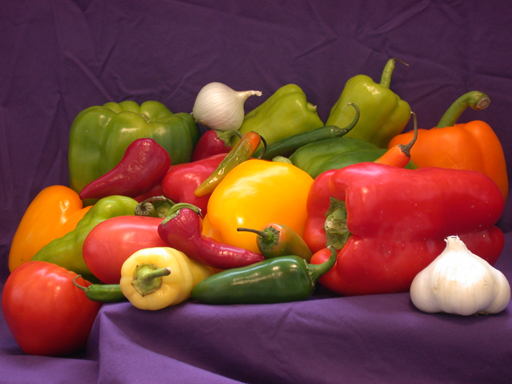
//> input picture opencv_histogram/image_source/sample_image.png, 512 x 384 px
$ ./hsv   (built with g++ and OpenCV 4)
//> lines starting //> are read from the running program, lines starting //| are printed output that depends on the picture
#include <opencv4/opencv2/opencv.hpp>
#include <opencv4/opencv2/highgui/highgui.hpp>
#include <opencv4/opencv2/imgproc/imgproc.hpp>
#include <opencv4/opencv2/imgcodecs/imgcodecs.hpp>
#include <iostream>

using namespace std;
using namespace cv;

int main(int argc, char** argv)
{
Mat src, hsv;

String imageName( "/run/media/xafold/Games and Software/Task/utsavp/opencv_histogram/image_source/sample_image.png" );

if (argc > 1)
{
    imageName = argv[1];
}

src = imread( imageName);
//> src is the input picture: 384 rows x 512 cols, CV_8UC3; mean B, G, R 57.6, 66.4, 120.8
cvtColor(src, hsv, COLOR_BGR2HSV);
//> hsv: 384 rows x 512 cols, CV_8UC3; mean H, S, V 102.4, 157.5, 122.7

if( src.empty() )
{ return -1; }

vector<Mat> hsv_planes;
split( hsv, hsv_planes );
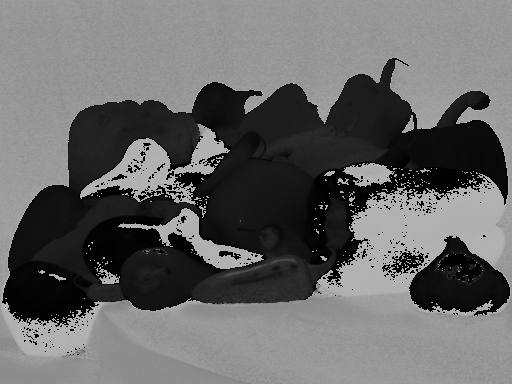
//> hsv_planes[0]: 384 rows x 512 cols, CV_8UC1; min 0, max 179, mean 102.4
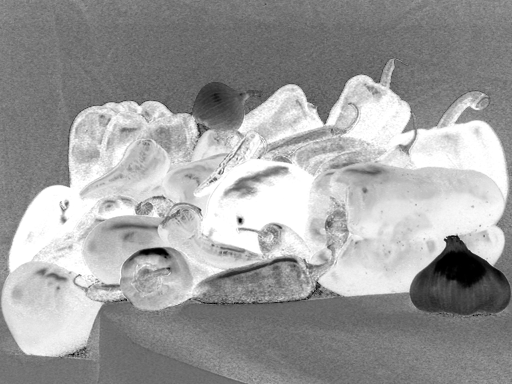
//> hsv_planes[1]: 384 rows x 512 cols, CV_8UC1; min 0, max 255, mean 157.5
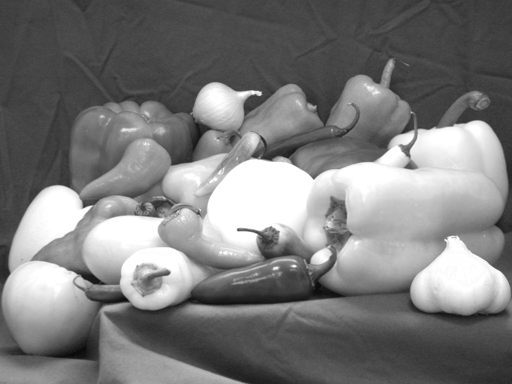
//> hsv_planes[2]: 384 rows x 512 cols, CV_8UC1; min 9, max 255, mean 122.7

int histSize = 256;

float range[] = { 0, 256 } ;
const float* histRange = { range };

bool uniform = true;
bool accumulate = false;

Mat h_hist, s_hist, v_hist;

// Calculating the histogram values for Three HSV channels
calcHist( &hsv_planes[0], 1, 0, Mat(), h_hist, 1, &histSize, &histRange, uniform, accumulate );
//> h_hist = 256 values, max 10187 at index 152, min 0 at index 85, mean 768
calcHist( &hsv_planes[1], 1, 0, Mat(), s_hist, 1, &histSize, &histRange, uniform, accumulate );
//> s_hist = 256 values, max 10753 at index 255, min 15 at index 7, mean 768
calcHist( &hsv_planes[2], 1, 0, Mat(), v_hist, 1, &histSize, &histRange, uniform, accumulate );
//> v_hist = 256 values, max 11232 at index 255, min 0 at index 0, mean 768

// Drawing the histograms for H, S and V
int hist_w = 512; int hist_h = 400;
int bin_w = cvRound( (double) hist_w/histSize );

Mat histImage( hist_h, hist_w, CV_8UC3, Scalar( 0,0,0) );

// Normalizing value of histogram
normalize(h_hist, h_hist, 0, histImage.rows, NORM_MINMAX, -1, Mat() );
//> h_hist = 256 values, max 400 at index 152, min 0 at index 85, mean 30.16
normalize(s_hist, s_hist, 0, histImage.rows, NORM_MINMAX, -1, Mat() );
//> s_hist = 256 values, max 400 at index 255, min 0 at index 7, mean 28.05
normalize(v_hist, v_hist, 0, histImage.rows, NORM_MINMAX, -1, Mat() );
//> v_hist = 256 values, max 400 at index 255, min 0 at index 0, mean 27.35

for( int i = 1; i < histSize; i++ )
{
    line( histImage, Point( bin_w*(i-1), hist_h - cvRound(h_hist.at<float>(i-1)) ) ,
                    Point( bin_w*(i), hist_h - cvRound(h_hist.at<float>(i)) ),
                    Scalar( 255, 0, 0), 2, 8, 0  );
    line( histImage, Point( bin_w*(i-1), hist_h - cvRound(s_hist.at<float>(i-1)) ) ,
                    Point( bin_w*(i), hist_h - cvRound(s_hist.at<float>(i)) ),
                    Scalar( 0, 255, 0), 2, 8, 0  );
    line( histImage, Point( bin_w*(i-1), hist_h - cvRound(v_hist.at<float>(i-1)) ) ,
                    Point( bin_w*(i), hist_h - cvRound(v_hist.at<float>(i)) ),
                    Scalar( 0, 0, 255), 2, 8, 0  );

}
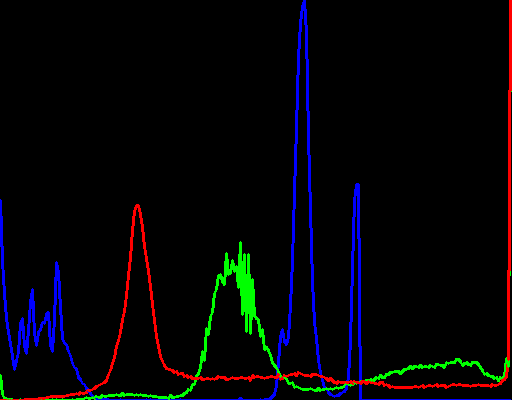
//> histImage: 400 rows x 512 cols, CV_8UC3; mean B, G, R 7.4, 3.9, 4.3
// Putting text in Histogram.
putText(histImage, "Hue (H)", Point(10, 30), FONT_HERSHEY_SIMPLEX, 0.5, Scalar(255, 0, 0), 2);
putText(histImage, "Saturation (S)", Point(10, 50), FONT_HERSHEY_SIMPLEX, 0.5, Scalar(0, 255, 0), 2);
putText(histImage, "Value (V)", Point(10, 70), FONT_HERSHEY_SIMPLEX, 0.5, Scalar(0, 0, 255), 2);

Mat h_colormap;

// Applying the colormap to the Hue Channel only
applyColorMap(hsv_planes[0], h_colormap, COLORMAP_HSV);
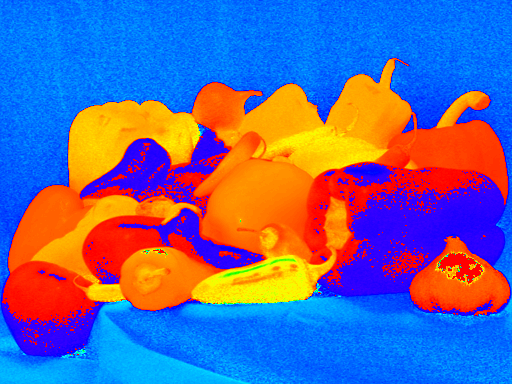
//> h_colormap: 384 rows x 512 cols, CV_8UC3; mean B, G, R 156.1, 101.2, 103.4

cv::imwrite("histogram.png", histImage);

cv::Mat combinedImage, combinedImage1;
cv::hconcat(hsv_planes[0], hsv_planes[1], combinedImage);
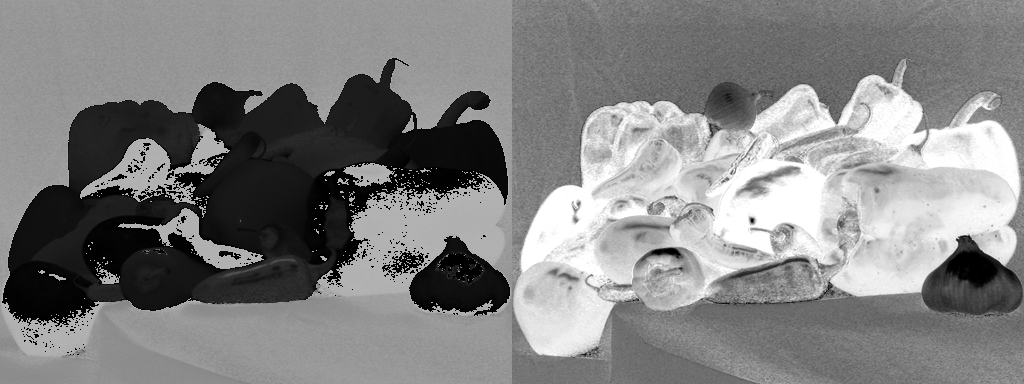
//> combinedImage: 384 rows x 1024 cols, CV_8UC1; min 0, max 255, mean 129.9

cv::hconcat(combinedImage, hsv_planes[2], combinedImage1);
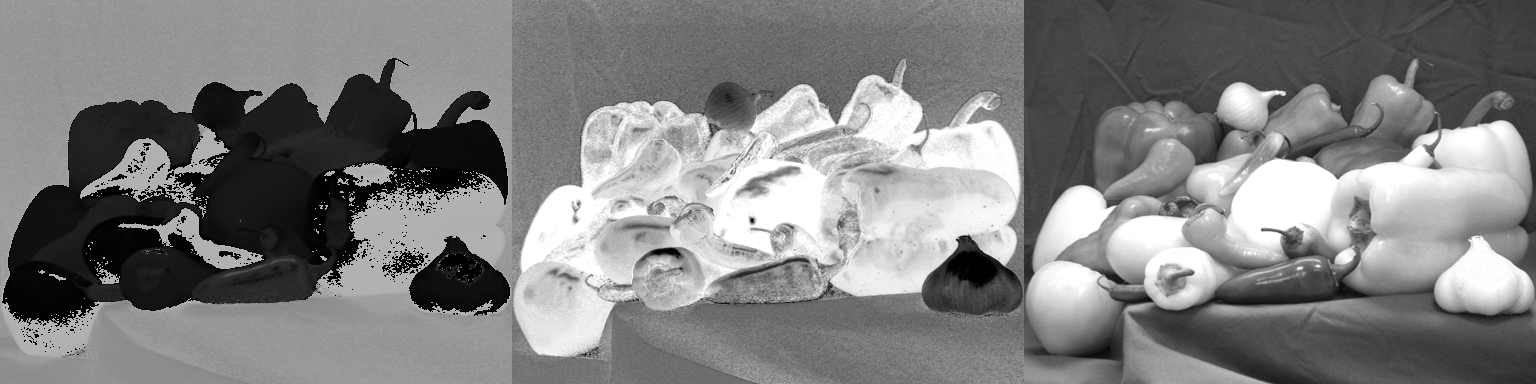
//> combinedImage1: 384 rows x 1536 cols, CV_8UC1; min 0, max 255, mean 127.5
cv::imshow("Combined Images", combinedImage1);

cv::imwrite("Combined_image.png", combinedImage1);
cv::waitKey();
return 0;
}
